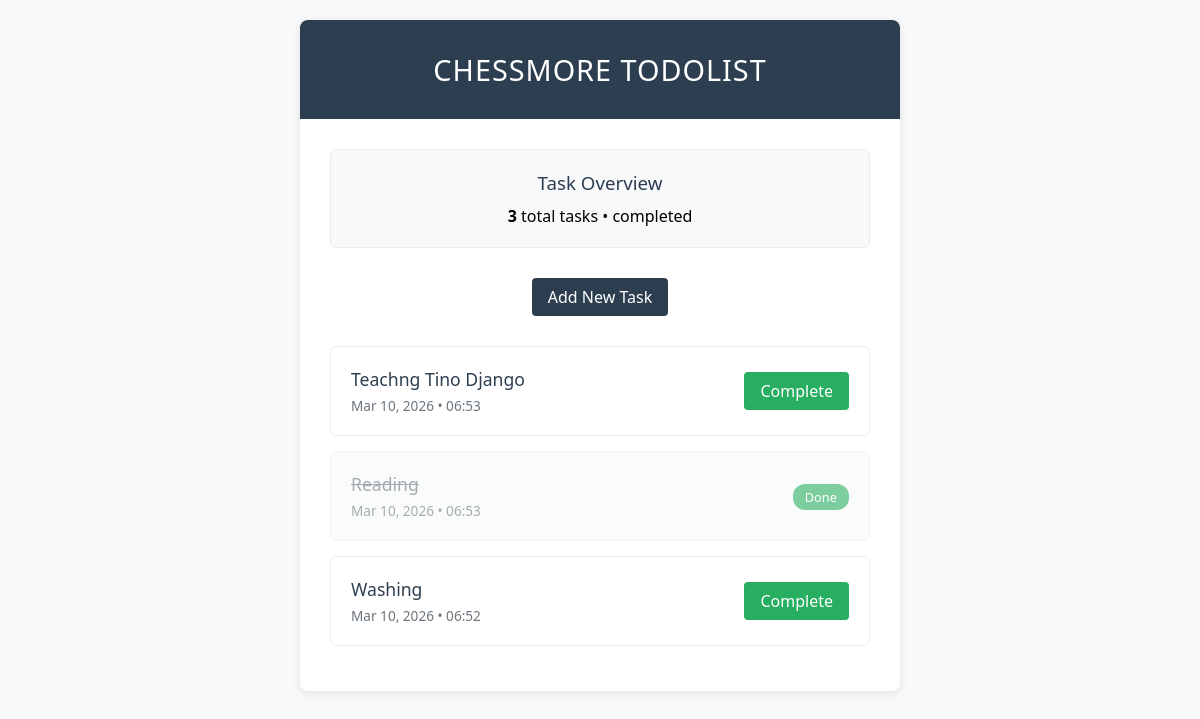
The page / on the database its author committed.
### my_app/models.py (models this page shows, shortened)
class Task(models.Model):
    title = models.CharField(max_length=200)
    completed = models.BooleanField(default=False)
    created_at = models.DateTimeField(auto_now_add=True)

### my_app/views.py (the view)
# urls.py: path('', views.task_list, name='task_list'),
def task_list(request):
    tasks = Task.objects.all().order_by('-created_at')
    return render(request, 'my_app/task_list.html', {'tasks': tasks})

### my_app/templates/my_app/task_list.html
{% extends 'my_app/base.html' %}
{% block content %}
    <div class="stats">
        <h3>Task Overview</h3>
        <p><strong>{{ tasks.count }}</strong> total tasks • <strong>{{ completed_count }}</strong> completed</p>
    </div>
    <div style="text-align: center; margin-bottom: 30px;">
        <a href="{% url 'add_task' %}" class="btn btn-primary">Add New Task</a>
    </div>
    {% if tasks %}
        {% for task in tasks %}
            <div class="task {% if task.completed %}completed{% endif %}">
                <div class="task-info">
                    <div class="task-title">{{ task.title }}</div>
                    <div class="task-date">{{ task.created_at|date:"M d, Y • H:i" }}</div>
                </div>
                <div class="task-actions">
                    {% if not task.completed %}
                        <a href="{% url 'complete_task' task.id %}" class="btn btn-success">Complete</a>
                    {% else %}
                        <span class="completed-badge">Done</span>
                    {% endif %}
                </div>
            </div>
        {% endfor %}
    {% else %}
        <div class="empty-state">
            <h3>No tasks yet</h3>
            <p>Ready to be productive? <a href="{% url 'add_task' %}" class="btn btn-primary">Create your first task</a></p>
        </div>
    {% endif %}
{% endblock %}

### my_app/templates/my_app/base.html (shortened to what this page needs)
<!DOCTYPE html>
<html lang="en">
<head>
</head>
<body>
    <div class="container">
        <div class="header">
            <h1>CHESSMORE TODOLIST</h1>
        </div>
        <div class="content">
            {% block content %}
            {% endblock %}
        </div>
    </div>
</body>
</html>

### my_app/templates/my_app/base.html (style rules this page uses)
* { margin: 0; padding: 0; box-sizing: border-box; }
body { font-family: 'Segoe UI', Tahoma, Geneva, Verdana, sans-serif; background: #f8f9fa; min-height: 100vh; padding: 20px; }
.container { max-width: 600px; margin: 0 auto; background: white; border-radius: 8px; box-shadow: 0 2px 10px rgba(0,0,0,0.1); overflow: hidden; }
.header { background: #2c3e50; color: white; padding: 30px; text-align: center; }
.header h1 { font-size: 1.8rem; font-weight: 400; letter-spacing: 1px; }
.content { padding: 30px; }
.task { background: #ffffff; border: 1px solid #e9ecef; border-radius: 6px; padding: 20px; margin: 15px 0; display: flex; justify-content: space-between; align-items: center; }
.task.completed { background: #f8f9fa; opacity: 0.6; }
.task.completed .task-title { text-decoration: line-through; color: #6c757d; }
.task-info { flex: 1; }
.task-title { font-size: 1.1rem; font-weight: 500; margin-bottom: 5px; color: #2c3e50; }
.task-date { color: #6c757d; font-size: 0.85rem; }
.btn { padding: 8px 16px; border: none; border-radius: 4px; text-decoration: none; font-weight: 500; cursor: pointer; display: inline-block; }
.btn-primary { background: #2c3e50; color: white; }
.btn-success { background: #27ae60; color: white; }
.stats { background: #f8f9fa; padding: 20px; border-radius: 6px; margin-bottom: 30px; text-align: center; border: 1px solid #e9ecef; }
.stats h3 { color: #2c3e50; margin-bottom: 10px; font-weight: 500; }
.completed-badge { background: #27ae60; color: white; padding: 4px 12px; border-radius: 12px; font-size: 0.8rem; font-weight: 500; }

### rows shown on the page
Task: title "Teachng Tino Django", created_at "Mar 10, 2026 • 06:53", completed "Complete"
Task: title "Reading", created_at "Mar 10, 2026 • 06:53", completed "Done"
Task: title "Washing", created_at "Mar 10, 2026 • 06:52", completed "Complete"

### other values the page prints
{{ tasks.count }} "3"
